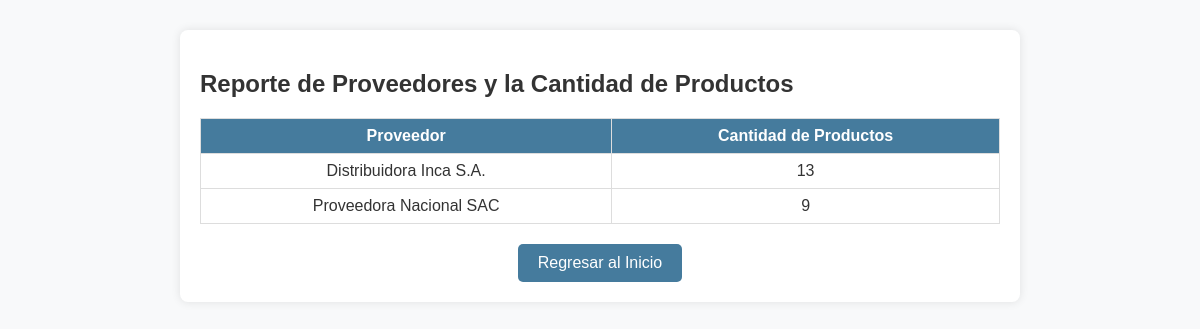
The app's page /reportes/reporte8.php with its own data.
### tables this page shows
CREATE TABLE M_Prov (
    codPro CHAR(2) PRIMARY KEY,
    nom VARCHAR(30) NOT NULL,
    con VARCHAR(30) NOT NULL,
    tel CHAR(9) NOT NULL,
    dir VARCHAR(40) NOT NULL
);

### reportes/reporte8.php (the view, shortened to what this page needs)
<?php
include('../config/conexion.php');
$query = "CALL sp_lista_proveedores_y_productos()";
$stmt = $conn->prepare($query);
$stmt->execute();
if ($stmt->rowCount() > 0) {
?>
<!DOCTYPE html>
<html lang="es">
<head>
    <link rel="stylesheet" type="text/css" href="../css/estilos-reportes.css">
</head>
<body>
<div class="container">
    <h2>Reporte de Proveedores y la Cantidad de Productos</h2>
    <table>
        <thead>
            <tr>
                <th>Proveedor</th>
                <th>Cantidad de Productos</th>
            </tr>
        </thead>
        <tbody>
            <?php
            while ($row = $stmt->fetch(PDO::FETCH_ASSOC)) {
            ?>
                <tr>
                    <td><?php echo htmlspecialchars($row['proveedor']); ?></td>
                    <td><?php echo htmlspecialchars($row['cantidad_productos']); ?></td>
                </tr>
            <?php } ?>
        </tbody>
    </table>
    <div class="button-container">
        <a href="../reportes.html" class="btn">Regresar al Inicio</a>
    </div>
</div>
</body>
</html>
<?php
} else {
    echo "<p>No se encontraron proveedores o productos asociados.</p>";
}
?>

### css/estilos-reportes.css (style rules this page uses)
body { font-family: Arial, sans-serif; background-color: #f8f9fa; color: #333; margin: 0; padding: 0; }
.container { max-width: 800px; margin: 30px auto; padding: 20px; background: #ffffff; border-radius: 8px; box-shadow: 0 0 10px rgba(0, 0, 0, 0.1); }
table { width: 100%; border-collapse: collapse; margin: 20px 0; }
table th, table td { border: 1px solid #ddd; padding: 8px; text-align: center; }
table th { background-color: #457b9d; color: #fff; font-weight: bold; }
.button-container { text-align: center; margin-top: 20px; }
.btn { display: inline-block; padding: 10px 20px; background-color: #457b9d; color: #fff; text-decoration: none; border-radius: 5px; transition: background-color 0.3s; }

### records on screen
m_prov: nom "Distribuidora Inca S.A.", cantidad_productos "13"
m_prov: nom "Proveedora Nacional SAC", cantidad_productos "9"
